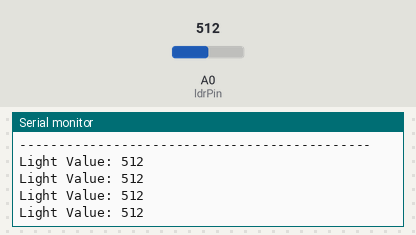
Recording of a sketch running on a simulated Arduino Uno, built with avr-gcc and run on an emulated ATmega328P. Shown: the last lines printed to the serial monitor. The test bench sets the inputs (shaded band); at power-on: A0 (ldrPin) = 512.

Above: at 1.2 s.
1.3 s: A0 (ldrPin) set to 716
At 1.8 s:
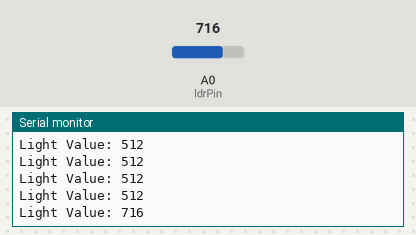
2.8 s: A0 (ldrPin) set to 900
At 3.01 s:
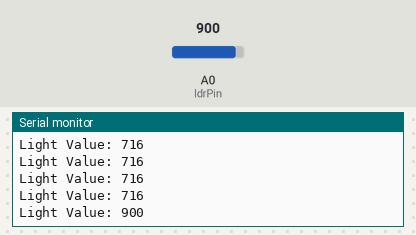
Timing chart, 0 to 5.8 s (numbered marks = the images above; inputs shaded):
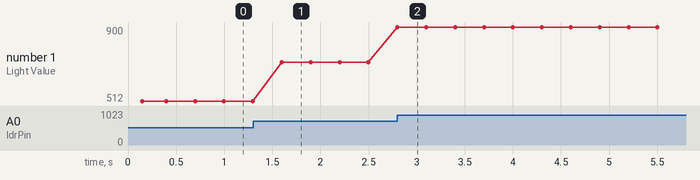

Measured:
- after the input at 1.3 s, the serial monitor: prints a new line after 0.30 s (image 1)
- after the input at 2.8 s, the serial monitor: prints a new line at once (image 2)
- plotted number 1: 512 → 716 after the input at 1.3 s, 716 → 900 after the input at 2.8 s

The sketch:

Arduino_LDR_Light_Sensor_Test.ino
```cpp
/*
  =================================================
  Title       : Arduino LDR Light Sensor Test
  Description : Read light intensity using an LDR
                (Light Dependent Resistor) with a
                33K Ohm resistor in voltage divider
                configuration. The analog value is
                displayed in Serial Monitor.

  Components  :
  - Arduino Uno
  - LDR (Light Dependent Resistor)
  - 33K Ohm Resistor
  - Breadboard
  - Jumper Wires

  Wiring :
  5V -> LDR -> A0 -> 33K Resistor -> GND

  Notes :
  33K resistor provides wider and clearer
  light-to-dark reading range.
  =================================================
*/

const int ldrPin = A0;
int ldrValue = 0;

void setup() {
  Serial.begin(9600);
  Serial.println("Arduino LDR Light Sensor Test (33K Resistor)");
  Serial.println("Cover the LDR or shine a light to see changes");
  Serial.println("---------------------------------------------");
}

void loop() {

  ldrValue = analogRead(ldrPin);

  Serial.print("Light Value: ");
  Serial.println(ldrValue);

  delay(300);
}
```
